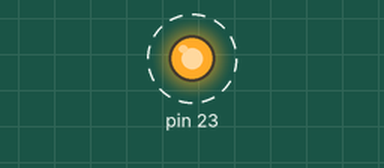
Recording of a sketch running on a simulated Arduino Uno, built with avr-gcc and run on an emulated ATmega328P. Parts: output pins drawn as LEDs (lit = HIGH). Dashed ring = blinking.

Above: at 0.2 s.
Timing chart, 0 to 3.0 s (numbered marks = the images above):
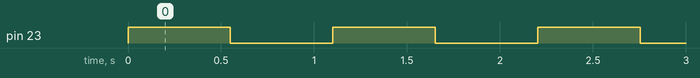

The sketch:

p1_asm.ino
```cpp
void setup() {
  // put your setup code here, to run once:
  DDRB = DDRB | B10000000;
}

void loop() {
  // put your main code here, to run repeatedly:
  asm (
    "inicio: \n\t"
    "sbi 0x05,0x07 \n\t"
    "call tiempo \n\t"
    "cbi 0x05,0x07 \n\t"
    "call tiempo \n\t"
    "jmp inicio \n\t"

    "tiempo: \n\t"
    "LDI R22, 45 \n\t"
    "LOOP_3: \n\t"
    "LDI R21, 255 \n\t"
    "LOOP_2: \n\t"
    "LDI R20, 255 \n\t"
    "LOOP_1: \n\t"
    "DEC R20 \n\t"
    "BRNE LOOP_1 \n\t"
    "DEC R21 \n\t"
    "BRNE LOOP_2 \n\t"
    "DEC R22 \n\t"
    "BRNE LOOP_3 \n\t"
    "RET \n\t"
    );
}
```

Measured:
- by itself, pin 23: alternates HIGH for 0.55 s and LOW for 0.55 s
